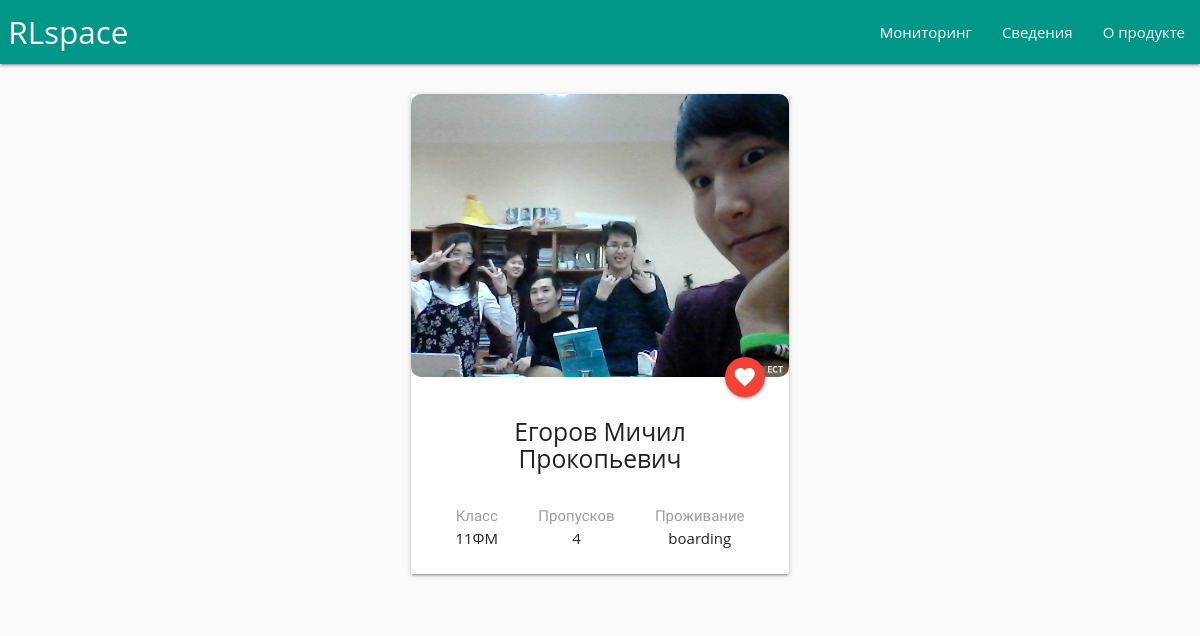
The app's page /profile/1/, older data.
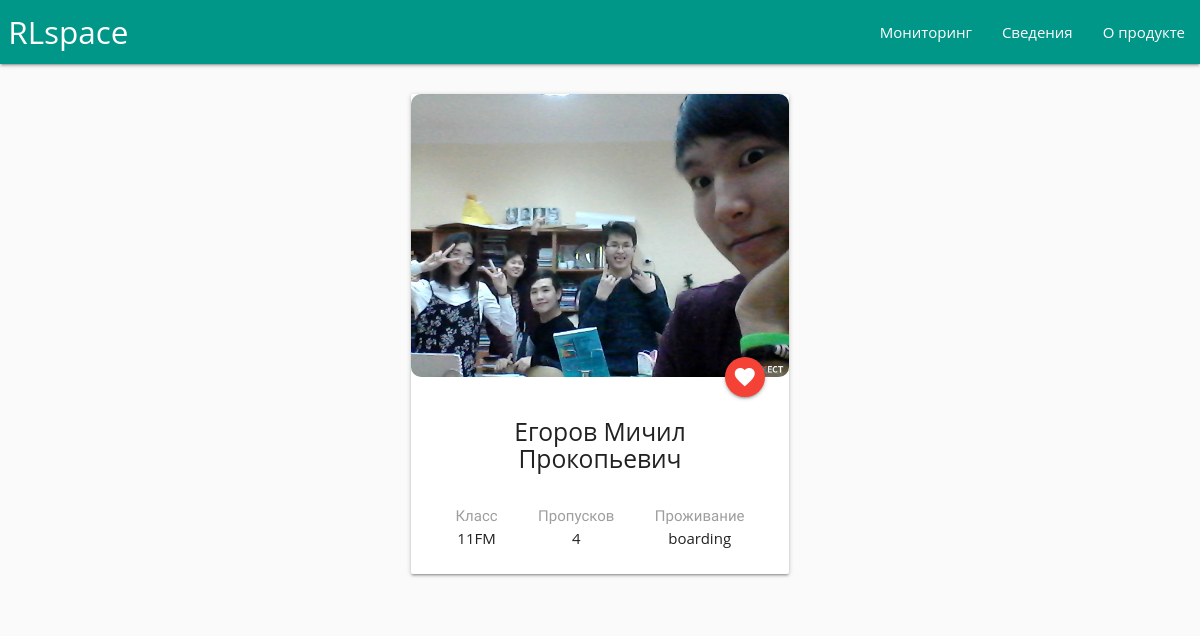
The same page, newer data.
### main/models.py (models this page shows, shortened)
class Pupil(models.Model):
	qrcode      = models.CharField(max_length = 50)
	name        = models.CharField(max_length = 50)
	grade       = models.CharField(max_length = 50, choices = GRADE)
	location    = models.CharField(max_length = 50, choices = LOCATION)
	status      = models.CharField(max_length = 50, default = "absent", choices = STATUS)
	arrive_time	   = models.TimeField('time arrive', null = True, blank = True)
	photo     	   = models.ImageField(upload_to = "images/", default = "images/default.jpg")
	non_attendance = models.IntegerField(default = 0);

### main/views.py (the view)
# urls.py: url(r'^profile/(?P<views_profile_id>[0-9]+)/$', views.profile,     name = 'profile'),
def profile(request, views_profile_id):
	context = {}
	profile = Pupil.objects.get(id = views_profile_id)
	context["profile"] = profile
	request = render(request, "main/profile.html", context)
	return request

### main/templates/main/profile.html
{% include 'main/header.html' %}
<div class = "row center">
    <div class="row">
        <div class="col s8 m4 offset-m4 offset-s2">
            <div class="card">
                <div class="card-image">
                  <img src="/media/{{profile.photo}}" style="border-radius: 10px">
                  <a class="btn-floating halfway-fab waves-effect waves-light red"><i class="material-icons">favorite</i></a>
                </div>
                <div class="card-content">
                    <h5 class = "center">{{profile.name}}</h5>
                    <br>
                    <div style="display: flex; justify-content: space-around;" class = "center">
                        <p> <font class="grey-text">Класс</font><br>
                            {{profile.grade}}
                        </p>
                        <p> <font class="grey-text">Пропусков</font><br>
                            {{profile.non_attendance}}
                        </p>
                        <p> <font class="grey-text">Проживание</font><br>
                            {{profile.location}}
                        </p>
                    </div>
                </div>
            </div>
        </div>
    </div>
</div>
{% include 'main/footer.html' %}

### main/templates/main/header.html (shortened to what this page needs)
{% load staticfiles %}
<!DOCTYPE html>
<html>
	<head>
        <link rel="stylesheet" href="{% static 'css/materialize.min.css' %}">
        <link rel="stylesheet" href="{% static 'css/fonts.css' %}">
        <link rel="stylesheet" href="{% static 'css/clock.css' %}">
    </head>
    <body style="">
        <header>
            <nav>
                <div class="nav-wrapper teal">
                    <a href="/" class="brand-logo">&nbsp;RLspace</a>
                    <ul id="nav-mobile" class="right hide-on-med-and-down">
                        <li><a href="/monitoring">   Мониторинг</a></li>
                        <li><a href="/information"> Сведения </a></li>
                        <li><a href="/about"> О продукте</a></li>
                    </ul>
                </div>
            </nav>
        </header>
        <br>
        <main>

### main/templates/main/footer.html (shortened to what this page needs)
        </main>
        <br>
    </body>
</html>

### main/static/css/clock.css (style rules this page uses)
* { margin: 0; padding: 0; box-sizing: border-box; }

### main/templates/main/header.html (style rules this page uses)
* { font-family: 'Arimo', sans-serif; }

Row changes from the older to the newer data that the page shows:
changed Pupil "Егоров Мичил Прокопьевич": grade "11ФМ" → "11FM"
